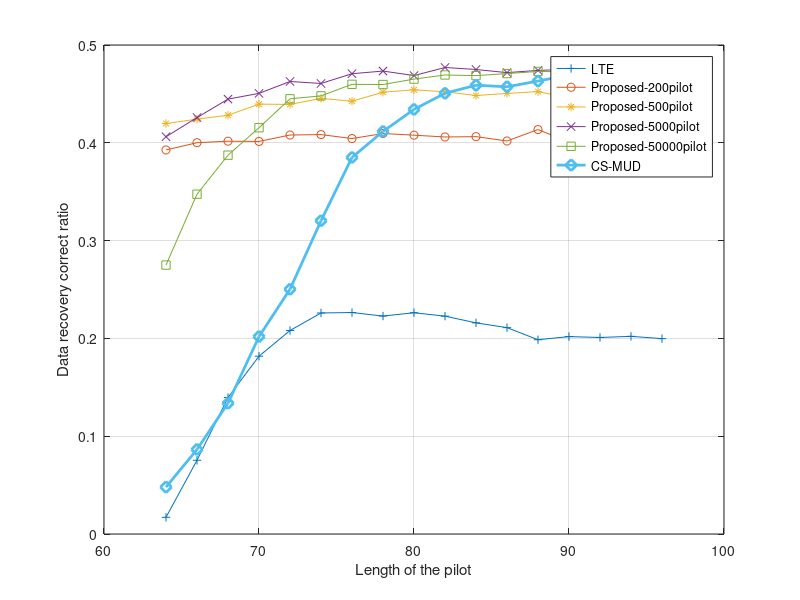

MATLAB code to generate this figure:
load('figure_diff_l_1000000user_ac40.mat')
x= 64:2:96;
y=2:18;

figure(1)
plot(x,drawPointMtx3(3,y),'-+',...
    x,drawPointMtx3(4,y),'-o',...
    x,drawPointMtx3(5,y),'-*',...
    x,drawPointMtx3(6,y),'-x',...
    x,drawPointMtx3(7,y),'-s',...
    x,drawPointMtx3(8,y),'-d',...
   'LineWidth',2,'MarkerSize',8);
legend('LTE','Proposed-200pilot','Proposed-500pilot','Proposed-5000pilot','Proposed-50000pilot','CS-MUD');
xlabel('Length of the pilot')
ylabel('Data recovery correct ratio')
grid on

